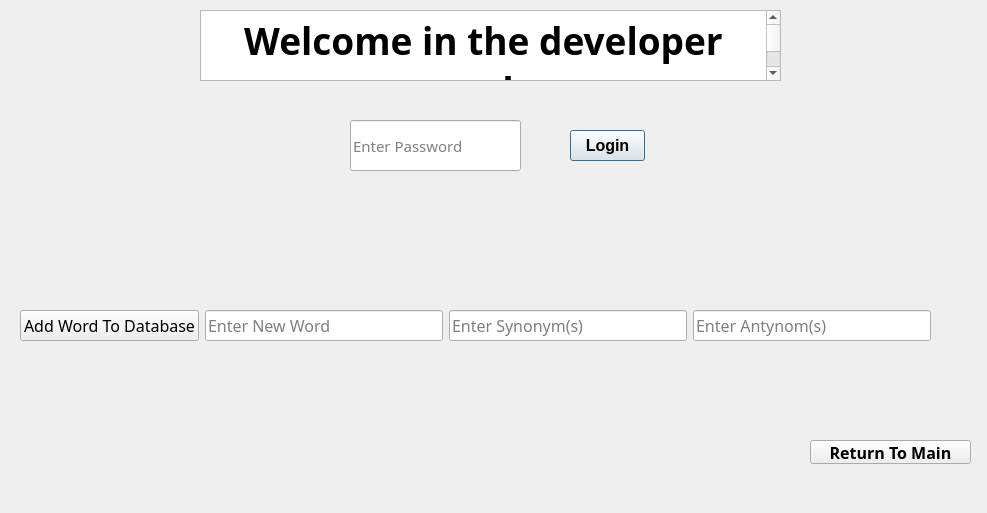
<?xml version="1.0" encoding="UTF-8"?>
<ui version="4.0">
 <class>developermode</class>
 <widget class="QDialog" name="developermode">
  <property name="geometry">
   <rect>
    <x>0</x>
    <y>0</y>
    <width>987</width>
    <height>513</height>
   </rect>
  </property>
  <property name="windowTitle">
   <string>Dialog</string>
  </property>
  <property name="inputMethodHints">
   <set>Qt::ImhSensitiveData</set>
  </property>
  <widget class="QTextBrowser" name="textBrowser">
   <property name="geometry">
    <rect>
     <x>200</x>
     <y>10</y>
     <width>581</width>
     <height>71</height>
    </rect>
   </property>
   <property name="font">
    <font>
     <family>Tw Cen MT Condensed Extra Bold</family>
    </font>
   </property>
   <property name="html">
    <string>&lt;!DOCTYPE HTML PUBLIC &quot;-//W3C//DTD HTML 4.0//EN&quot; &quot;http://www.w3.org/TR/REC-html40/strict.dtd&quot;&gt;
&lt;html&gt;&lt;head&gt;&lt;meta name=&quot;qrichtext&quot; content=&quot;1&quot; /&gt;&lt;meta charset=&quot;utf-8&quot; /&gt;&lt;style type=&quot;text/css&quot;&gt;
p, li { white-space: pre-wrap; }
hr { height: 1px; border-width: 0; }
li.unchecked::marker { content: &quot;\2610&quot;; }
li.checked::marker { content: &quot;\2612&quot;; }
&lt;/style&gt;&lt;/head&gt;&lt;body style=&quot; font-family:'Tw Cen MT Condensed Extra Bold'; font-size:9pt; font-weight:400; font-style:normal;&quot;&gt;
&lt;p align=&quot;center&quot; style=&quot; margin-top:0px; margin-bottom:0px; margin-left:0px; margin-right:0px; -qt-block-indent:0; text-indent:0px;&quot;&gt;&lt;span style=&quot; font-family:'Segoe UI'; font-size:28pt; font-weight:700;&quot;&gt;Welcome in the developer mode&lt;/span&gt;&lt;/p&gt;&lt;/body&gt;&lt;/html&gt;</string>
   </property>
  </widget>
  <widget class="QPushButton" name="pushButton">
   <property name="geometry">
    <rect>
     <x>570</x>
     <y>130</y>
     <width>75</width>
     <height>31</height>
    </rect>
   </property>
   <property name="font">
    <font>
     <pointsize>12</pointsize>
     <bold>true</bold>
    </font>
   </property>
   <property name="text">
    <string>Login</string>
   </property>
  </widget>
  <widget class="QWidget" name="gridLayoutWidget">
   <property name="geometry">
    <rect>
     <x>20</x>
     <y>220</y>
     <width>911</width>
     <height>211</height>
    </rect>
   </property>
   <layout class="QGridLayout" name="gridLayout">
    <item row="0" column="2">
     <widget class="QLineEdit" name="lineEdit_3">
      <property name="enabled">
       <bool>true</bool>
      </property>
      <property name="font">
       <font>
        <family>Segoe Script</family>
        <pointsize>12</pointsize>
       </font>
      </property>
      <property name="placeholderText">
       <string>Enter Synonym(s)</string>
      </property>
     </widget>
    </item>
    <item row="0" column="1">
     <widget class="QLineEdit" name="lineEdit_2">
      <property name="enabled">
       <bool>true</bool>
      </property>
      <property name="font">
       <font>
        <family>Segoe Script</family>
        <pointsize>12</pointsize>
       </font>
      </property>
      <property name="placeholderText">
       <string>Enter New Word</string>
      </property>
     </widget>
    </item>
    <item row="0" column="0">
     <widget class="QPushButton" name="pushButton_2">
      <property name="enabled">
       <bool>true</bool>
      </property>
      <property name="font">
       <font>
        <family>Segoe Script</family>
        <pointsize>12</pointsize>
       </font>
      </property>
      <property name="text">
       <string>Add Word To Database</string>
      </property>
     </widget>
    </item>
    <item row="0" column="3">
     <widget class="QLineEdit" name="lineEdit_4">
      <property name="enabled">
       <bool>true</bool>
      </property>
      <property name="font">
       <font>
        <family>Segoe Script</family>
        <pointsize>12</pointsize>
       </font>
      </property>
      <property name="placeholderText">
       <string>Enter Antynom(s)</string>
      </property>
     </widget>
    </item>
   </layout>
  </widget>
  <widget class="QPushButton" name="pushButton_3">
   <property name="geometry">
    <rect>
     <x>810</x>
     <y>440</y>
     <width>161</width>
     <height>24</height>
    </rect>
   </property>
   <property name="font">
    <font>
     <family>Segoe Script</family>
     <pointsize>12</pointsize>
     <bold>true</bold>
    </font>
   </property>
   <property name="text">
    <string>Return To Main</string>
   </property>
  </widget>
  <widget class="QLineEdit" name="lineEdit">
   <property name="geometry">
    <rect>
     <x>350</x>
     <y>120</y>
     <width>171</width>
     <height>51</height>
    </rect>
   </property>
   <property name="font">
    <font>
     <family>Segoe Script</family>
     <pointsize>11</pointsize>
    </font>
   </property>
   <property name="echoMode">
    <enum>QLineEdit::Password</enum>
   </property>
   <property name="placeholderText">
    <string>Enter Password</string>
   </property>
  </widget>
  <widget class="QLabel" name="label">
   <property name="geometry">
    <rect>
     <x>350</x>
     <y>180</y>
     <width>251</width>
     <height>21</height>
    </rect>
   </property>
   <property name="font">
    <font>
     <family>Segoe UI</family>
     <pointsize>12</pointsize>
     <bold>true</bold>
    </font>
   </property>
   <property name="text">
    <string/>
   </property>
  </widget>
  <widget class="QLabel" name="label_2">
   <property name="geometry">
    <rect>
     <x>370</x>
     <y>460</y>
     <width>171</width>
     <height>21</height>
    </rect>
   </property>
   <property name="font">
    <font>
     <family>Segoe UI</family>
     <pointsize>12</pointsize>
     <bold>true</bold>
    </font>
   </property>
   <property name="text">
    <string/>
   </property>
  </widget>
 </widget>
 <resources/>
 <connections/>
</ui>
